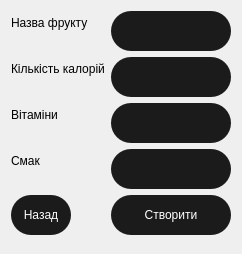
<?xml version="1.0" encoding="UTF-8"?>
<ui version="4.0">
 <class>DialogFruit</class>
 <widget class="QDialog" name="DialogFruit">
  <property name="geometry">
   <rect>
    <x>0</x>
    <y>0</y>
    <width>239</width>
    <height>254</height>
   </rect>
  </property>
  <property name="windowTitle">
   <string>Dialog</string>
  </property>
  <property name="styleSheet">
   <string notr="true">QMainWindow {
	background-color: rgb(22, 22, 22)
}</string>
  </property>
  <layout class="QFormLayout" name="formLayout">
   <item row="0" column="0">
    <widget class="QLabel" name="typeLabel">
     <property name="text">
      <string>Назва фрукту</string>
     </property>
    </widget>
   </item>
   <item row="0" column="1">
    <widget class="QLineEdit" name="typeLineEdit">
     <property name="minimumSize">
      <size>
       <width>120</width>
       <height>40</height>
      </size>
     </property>
     <property name="styleSheet">
      <string notr="true">QLineEdit {
	color: #FFF;
	border: 1px solid rbg(255, 255, 255);	
	border-radius: 20%;	
	background-color: rgb(27, 27, 27);
}</string>
     </property>
    </widget>
   </item>
   <item row="1" column="0">
    <widget class="QLabel" name="caloriesLabel">
     <property name="text">
      <string>Кількість калорій</string>
     </property>
    </widget>
   </item>
   <item row="2" column="0">
    <widget class="QLabel" name="vitaminsLabel">
     <property name="text">
      <string>Вітаміни</string>
     </property>
    </widget>
   </item>
   <item row="1" column="1">
    <widget class="QLineEdit" name="caloriesLineEdit">
     <property name="minimumSize">
      <size>
       <width>120</width>
       <height>40</height>
      </size>
     </property>
     <property name="styleSheet">
      <string notr="true">QLineEdit {
	color: #FFF;
	border: 1px solid rbg(255, 255, 255);	
	border-radius: 20%;	
	background-color: rgb(27, 27, 27);
}</string>
     </property>
    </widget>
   </item>
   <item row="2" column="1">
    <widget class="QLineEdit" name="vitaminsLineEdit">
     <property name="minimumSize">
      <size>
       <width>120</width>
       <height>40</height>
      </size>
     </property>
     <property name="styleSheet">
      <string notr="true">QLineEdit {
	color: #FFF;
	border: 1px solid rbg(255, 255, 255);	
	border-radius: 20%;	
	background-color: rgb(27, 27, 27);
}</string>
     </property>
    </widget>
   </item>
   <item row="3" column="0">
    <widget class="QLabel" name="tasteLabel">
     <property name="text">
      <string>Смак</string>
     </property>
    </widget>
   </item>
   <item row="3" column="1">
    <widget class="QLineEdit" name="tasteLineEdit">
     <property name="minimumSize">
      <size>
       <width>120</width>
       <height>40</height>
      </size>
     </property>
     <property name="styleSheet">
      <string notr="true">QLineEdit {
	color: #FFF;
	border: 1px solid rbg(255, 255, 255);	
	border-radius: 20%;	
	background-color: rgb(27, 27, 27);
}</string>
     </property>
    </widget>
   </item>
   <item row="4" column="0">
    <widget class="QPushButton" name="back">
     <property name="minimumSize">
      <size>
       <width>60</width>
       <height>40</height>
      </size>
     </property>
     <property name="styleSheet">
      <string notr="true">QPushButton {
	border: 1px solid rbg(100, 100, 100);	
	border-radius: 20%;	
	color: #FFF;
	background-color: rgb(27, 27, 27);
}

QPushButton:hover {
	
}</string>
     </property>
     <property name="text">
      <string>Назад</string>
     </property>
    </widget>
   </item>
   <item row="4" column="1">
    <widget class="QPushButton" name="create">
     <property name="minimumSize">
      <size>
       <width>120</width>
       <height>40</height>
      </size>
     </property>
     <property name="styleSheet">
      <string notr="true">QPushButton {
	border: 1px solid rbg(100, 100, 100);	
	border-radius: 20%;	
	color: #FFF;
	background-color: rgb(27, 27, 27);
}

QPushButton:hover {
	
}</string>
     </property>
     <property name="text">
      <string>Створити</string>
     </property>
    </widget>
   </item>
  </layout>
 </widget>
 <resources/>
 <connections/>
</ui>
